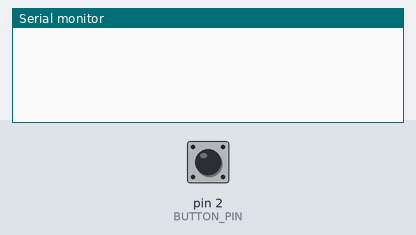
The sketch below on a simulated Arduino Uno, built with avr-gcc and run on an emulated ATmega328P. Shown: the last lines printed to the serial monitor. The inputs (shaded band) are chosen by the test bench; at power-on: pin 2 (BUTTON_PIN) HIGH.

Above: at 1.2 s.
1.3 s: pin 2 (BUTTON_PIN) pulled LOW for 0.15 s
At 2.3 s:
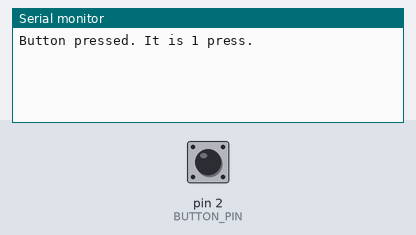
2.9 s: pin 2 (BUTTON_PIN) pulled LOW for 1 s
At 3.8 s:
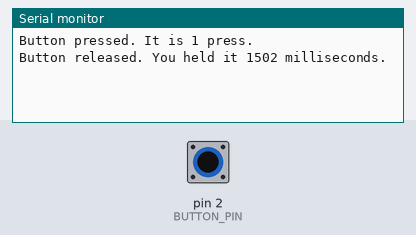
5.4 s: pin 2 (BUTTON_PIN) pulled LOW for 0.15 s
At 6.6 s:
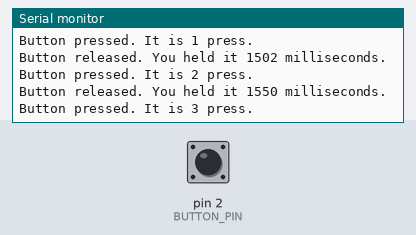

The sketch:

button.ino
```cpp
#define BUTTON_PIN 2
#define BOUNCE_TIME 50
#define PRESSED HIGH
volatile long int press_time = 0;
volatile bool pressed_candidate = false;
volatile bool released_candidate = false;
volatile long int hold_time = 0;
volatile int press_count = 0;
volatile bool report_to_user_press = false;
volatile bool report_to_user_release = false;
int calls=0;
bool button_pressed = false;

void setup() {
  Serial.begin(9600);
  attachInterrupt(0, process_button_click, RISING);
  pinMode(BUTTON_PIN, INPUT);
  cli();
  TCCR1A=0;
  TCCR1B=0;
  TCNT1=0;
  OCR1A=10000;
  TCCR1B |= (1 << WGM12);
  TCCR1B = TCCR1B | (1 << CS11);
  TIMSK1 |= (1 << OCIE1A);
  sei();
}

ISR(TIMER1_COMPA_vect) {
  if (button_pressed) {
    if (!(PIND & (1 << BUTTON_PIN))) {
      if (released_candidate) {
        calls++;
        if (calls == 10) {
          button_pressed = false;
          pressed_candidate = false;
          hold_time = millis() - press_time;
          report_to_user_release = true;
          released_candidate = false;
          calls = 0;
        }
      }
      else {
        released_candidate = true;
        calls=0;
      }
    }
  }
  else if (pressed_candidate) {
    calls++;
    if (calls == 10) {
      button_pressed = PIND & (1 << BUTTON_PIN);
      if (button_pressed) {
        press_count++;
        report_to_user_press = true;
      }
      pressed_candidate = false;
      calls = 0;
    }
  }
}

void loop() {
    if (report_to_user_press) {
        Serial.print("Button pressed. It is ");
        Serial.print(press_count);
        Serial.println(" press.");
        report_to_user_press = false;
    }
    if (report_to_user_release) {
        Serial.print("Button released. You held it ");
        Serial.print(hold_time);
        Serial.println(" milliseconds.");
        report_to_user_release = false;
    }
}

void process_button_click() {
  if (pressed_candidate == false) {
    press_time = millis();
    pressed_candidate = true;
    hold_time = 0;
    calls=0;
  }
}
```

Measured:
- after the input at 1.3 s, the serial monitor: prints a new line after 0.20 s (image 1)
- after the input at 2.9 s, the serial monitor: prints a new line after 0.05 s (image 2)
- after the input at 5.4 s, the serial monitor: prints a new line after 0.05 s (image 3)
